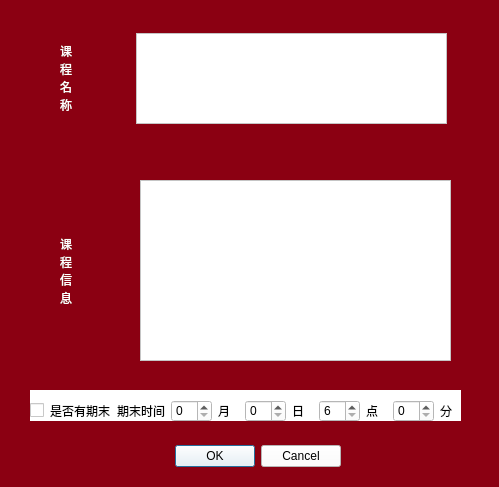
<?xml version="1.0" encoding="UTF-8"?>
<ui version="4.0">
 <class>addmyclass</class>
 <widget class="QDialog" name="addmyclass">
  <property name="geometry">
   <rect>
    <x>0</x>
    <y>0</y>
    <width>499</width>
    <height>487</height>
   </rect>
  </property>
  <property name="windowTitle">
   <string>添加课程</string>
  </property>
  <property name="styleSheet">
   <string notr="true">border-color: rgb(139,0, 18);</string>
  </property>
  <widget class="QWidget" name="widget_2" native="true">
   <property name="geometry">
    <rect>
     <x>0</x>
     <y>0</y>
     <width>501</width>
     <height>491</height>
    </rect>
   </property>
   <property name="styleSheet">
    <string notr="true">background-color: rgb(139, 0, 18);</string>
   </property>
   <widget class="QLabel" name="classlabel">
    <property name="geometry">
     <rect>
      <x>60</x>
      <y>20</y>
      <width>28</width>
      <height>115</height>
     </rect>
    </property>
    <property name="styleSheet">
     <string notr="true">background-color: rgb(139, 0, 18);
font: 28pt &quot;Heiti SC&quot;;
color:white;</string>
    </property>
    <property name="text">
     <string>课
程
名
称</string>
    </property>
   </widget>
   <widget class="QLabel" name="classmsglabel">
    <property name="geometry">
     <rect>
      <x>60</x>
      <y>210</y>
      <width>41</width>
      <height>121</height>
     </rect>
    </property>
    <property name="styleSheet">
     <string notr="true">background-color: rgb(139, 0, 18);
font: 28pt &quot;Heiti SC&quot;;
color:white;</string>
    </property>
    <property name="text">
     <string>课
程
信
息</string>
    </property>
   </widget>
   <widget class="QDialogButtonBox" name="buttonBox">
    <property name="geometry">
     <rect>
      <x>170</x>
      <y>440</y>
      <width>171</width>
      <height>32</height>
     </rect>
    </property>
    <property name="styleSheet">
     <string notr="true">background-color: rgb(255, 255, 255);</string>
    </property>
    <property name="orientation">
     <enum>Qt::Orientation::Horizontal</enum>
    </property>
    <property name="standardButtons">
     <set>QDialogButtonBox::StandardButton::Cancel|QDialogButtonBox::StandardButton::Ok</set>
    </property>
   </widget>
   <widget class="QTextEdit" name="classmsgtextEdit">
    <property name="geometry">
     <rect>
      <x>140</x>
      <y>180</y>
      <width>311</width>
      <height>181</height>
     </rect>
    </property>
    <property name="styleSheet">
     <string notr="true">background-color: rgb(255, 255, 255);
font: 24pt &quot;Heiti SC&quot;;</string>
    </property>
   </widget>
   <widget class="QWidget" name="widget" native="true">
    <property name="geometry">
     <rect>
      <x>30</x>
      <y>390</y>
      <width>431</width>
      <height>31</height>
     </rect>
    </property>
    <property name="styleSheet">
     <string notr="true">background-color: rgb(255, 255, 255);</string>
    </property>
    <widget class="QWidget" name="layoutWidget">
     <property name="geometry">
      <rect>
       <x>0</x>
       <y>10</y>
       <width>431</width>
       <height>22</height>
      </rect>
     </property>
     <layout class="QHBoxLayout" name="horizontalLayout">
      <item>
       <widget class="QCheckBox" name="finalcheckBox">
        <property name="styleSheet">
         <string notr="true">background-color: rgb(255, 255, 255);</string>
        </property>
        <property name="text">
         <string>是否有期末</string>
        </property>
       </widget>
      </item>
      <item>
       <widget class="QLabel" name="finallabel">
        <property name="styleSheet">
         <string notr="true">background-color: rgb(255, 255, 255);</string>
        </property>
        <property name="text">
         <string>期末时间</string>
        </property>
       </widget>
      </item>
      <item>
       <widget class="QSpinBox" name="monthspinBox">
        <property name="styleSheet">
         <string notr="true">background-color: rgb(255, 255, 255);</string>
        </property>
        <property name="maximum">
         <number>12</number>
        </property>
       </widget>
      </item>
      <item>
       <widget class="QLabel" name="monthlabel">
        <property name="styleSheet">
         <string notr="true">background-color: rgb(255, 255, 255);</string>
        </property>
        <property name="text">
         <string>月</string>
        </property>
       </widget>
      </item>
      <item>
       <widget class="QSpinBox" name="dayspinBox">
        <property name="styleSheet">
         <string notr="true">background-color: rgb(255, 255, 255);</string>
        </property>
        <property name="maximum">
         <number>31</number>
        </property>
       </widget>
      </item>
      <item>
       <widget class="QLabel" name="daylabel">
        <property name="styleSheet">
         <string notr="true">background-color: rgb(255, 255, 255);</string>
        </property>
        <property name="text">
         <string>日</string>
        </property>
       </widget>
      </item>
      <item>
       <widget class="QSpinBox" name="hourspinBox">
        <property name="styleSheet">
         <string notr="true">background-color: rgb(255, 255, 255);</string>
        </property>
        <property name="minimum">
         <number>6</number>
        </property>
        <property name="maximum">
         <number>23</number>
        </property>
       </widget>
      </item>
      <item>
       <widget class="QLabel" name="hourlabel">
        <property name="styleSheet">
         <string notr="true">background-color: rgb(255, 255, 255);</string>
        </property>
        <property name="text">
         <string>点</string>
        </property>
       </widget>
      </item>
      <item>
       <widget class="QSpinBox" name="mintuespinBox">
        <property name="styleSheet">
         <string notr="true">background-color: rgb(255, 255, 255);</string>
        </property>
        <property name="maximum">
         <number>59</number>
        </property>
       </widget>
      </item>
      <item>
       <widget class="QLabel" name="mintuelabel">
        <property name="styleSheet">
         <string notr="true">background-color: rgb(255, 255, 255);</string>
        </property>
        <property name="text">
         <string>分</string>
        </property>
       </widget>
      </item>
     </layout>
    </widget>
   </widget>
  </widget>
  <widget class="QTextEdit" name="nametextEdit">
   <property name="geometry">
    <rect>
     <x>136</x>
     <y>33</y>
     <width>311</width>
     <height>91</height>
    </rect>
   </property>
   <property name="styleSheet">
    <string notr="true">background-color: rgb(255, 255, 255);
font: 30pt &quot;Heiti SC&quot;;</string>
   </property>
  </widget>
 </widget>
 <resources/>
 <connections>
  <connection>
   <sender>buttonBox</sender>
   <signal>accepted()</signal>
   <receiver>addmyclass</receiver>
   <slot>accept()</slot>
   <hints>
    <hint type="sourcelabel">
     <x>248</x>
     <y>254</y>
    </hint>
    <hint type="destinationlabel">
     <x>157</x>
     <y>274</y>
    </hint>
   </hints>
  </connection>
  <connection>
   <sender>buttonBox</sender>
   <signal>rejected()</signal>
   <receiver>addmyclass</receiver>
   <slot>reject()</slot>
   <hints>
    <hint type="sourcelabel">
     <x>316</x>
     <y>260</y>
    </hint>
    <hint type="destinationlabel">
     <x>286</x>
     <y>274</y>
    </hint>
   </hints>
  </connection>
 </connections>
</ui>
